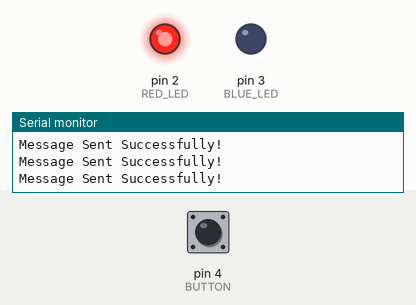
Simulated run of this program. Board: Arduino Nano, built with avr-gcc and run on an emulated ATmega328P. On the bench: output pins drawn as LEDs (lit = HIGH), the last lines printed to the serial monitor. Dashed ring = blinking. The inputs (shaded band) are chosen by the test bench; at power-on: pin 4 (BUTTON) LOW.

Above: at 1.7 s.
1.8 s: pin 4 (BUTTON) pulled HIGH for 0.15 s
At 2.4 s:
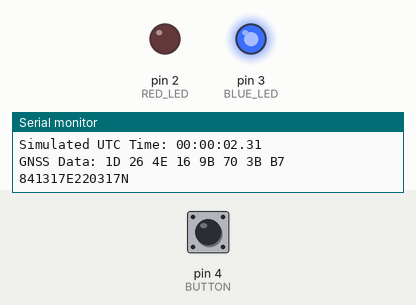
3.4 s: pin 4 (BUTTON) pulled HIGH for 1 s
At 4.0 s:
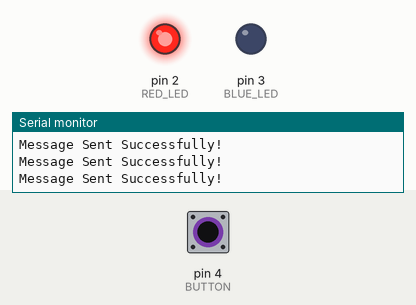
5.9 s: pin 4 (BUTTON) pulsed HIGH 5 times (0.12 s each, 0.3 s apart)
At 6.81 s:
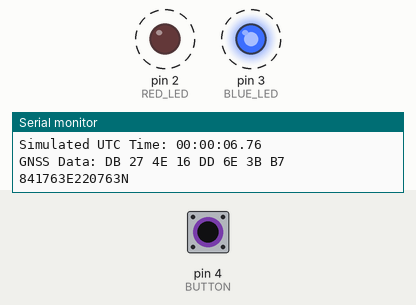
8.9 s: pin 4 (BUTTON) pulled HIGH for 3.2 s
At 10.3 s:
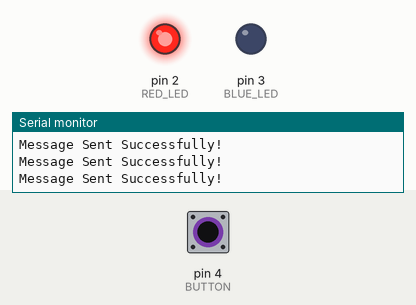
13.6 s: pin 4 (BUTTON) driven HIGH
At 14.6 s:
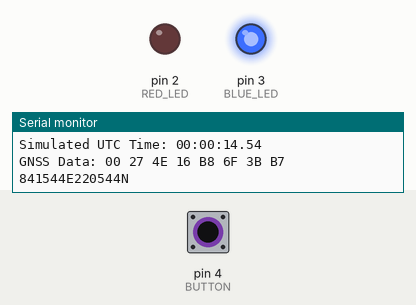
Timing chart, 0 to 16.4 s (numbered marks = the images above; inputs shaded):
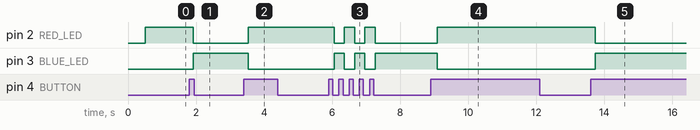

The program:

main.cpp
```cpp
#include <Arduino.h>
#include <mcp_can.h>
#include <SPI.h>


#define CAN0_CS 10
#define CAN0_INT 9


#define BLUE_LED 3
#define RED_LED 2
#define BUTTON 4

#define GNSSUTCtimeID 0xC9
#define orientationID 0xCA
#define GNSS_PositionID 0xCC


int buttonState;               // current stable button state
int lastButtonState = LOW;     // previous reading from the button
unsigned long lastDebounceTime = 0;  // last time the button input changed
const unsigned long debounceDelay = 100; // debounce time in milliseconds


unsigned long looptime, acumaltor;
long SekTimer, SekTimer2;
int iterations;

MCP_CAN CAN0(CAN0_CS);     // Set CS to pin 10
byte data[8];
byte dataMock[8] = {0x00,0x01,0x02,0x03,0x04,0x05,0x06,0x07};
byte gnssData[8];
byte UTCData[8];

enum State {
  TXSINGLE,
  TXMANY
};

State currentState = TXSINGLE;


static void generateMockUTC(byte data[8]){
  unsigned long m = millis();
  unsigned long totalSeconds = m / 1000;
  int hours = (totalSeconds / 3600) % 24;         // HH (0-23)
  int minutes = (totalSeconds / 60) % 60;           // MM (0-59)
  int seconds = totalSeconds % 60;                  // SS (0-59)
  int hundredths = (m % 1000) / 10;                 // hundredths (0-99)
  data[0] = hours / 10;
  data[1] = hours % 10;
  data[2] = minutes / 10;
  data[3] = minutes % 10;
  data[4] = seconds / 10;
  data[5] = seconds % 10;
  data[6] = hundredths / 10;
  data[7] = hundredths % 10;
}

static void generateMockGNSS(byte data[8]) {
  // Base coordinates: for example, Google HQ roughly: 37.4220° N, -122.0841° W
  // Multiply by 1e7 to convert to integer representation.
  int32_t baseLat = 374220000;    // 37.4220° * 1e7
  int32_t baseLon = -1220841000;   // -122.0841° * 1e7

  // Create a small variation based on millis() for dynamic simulation.
  // This introduces a subtle change over time.
  long variation = millis() % 1000;  // Variation between 0 and 999

  // Apply the variation (example: increase latitude and decrease longitude slightly)
  int32_t lat = baseLat + variation;
  int32_t lon = baseLon - variation;

  // Pack the 32-bit latitude into data[0..3] in little-endian order.
  data[0] = lat & 0xFF;
  data[1] = (lat >> 8) & 0xFF;
  data[2] = (lat >> 16) & 0xFF;
  data[3] = (lat >> 24) & 0xFF;

  // Pack the 32-bit longitude into data[4..7] in little-endian order.
  data[4] = lon & 0xFF;
  data[5] = (lon >> 8) & 0xFF;
  data[6] = (lon >> 16) & 0xFF;
  data[7] = (lon >> 24) & 0xFF;
}

void sendCANMessage(unsigned long id, byte ext, byte len, byte* data) {
  byte sndStat = CAN0.sendMsgBuf(id, ext, len, data);
  if (sndStat == CAN_OK) {
    Serial.println("Message Sent Successfully!");
  } else {
    Serial.println("Error Sending Message...");
  }
}
void printGNSS(){
  Serial.print("GNSS Data: ");
  for (int i = 0; i < 8; i++) {
    if (gnssData[i] < 16) Serial.print("0"); // Format single digit with a leading zero.
    Serial.print(gnssData[i], HEX);
    Serial.print(" ");
  }
  int32_t lat = ((int32_t)gnssData[0])
              | (((int32_t)gnssData[1]) << 8)
              | (((int32_t)gnssData[2]) << 16)
              | (((int32_t)gnssData[3]) << 24);
  int32_t lon = ((int32_t)gnssData[4])
              | (((int32_t)gnssData[5]) << 8)
              | (((int32_t)gnssData[6]) << 16)
              | (((int32_t)gnssData[7]) << 24);

  // For tabulated display, we'll extract the last 6 digits of the absolute values.
  // This is just one example of formatting. Adjust as needed.
  long tabLon = abs(lon) % 1000000;  // 6-digit field for longitude
  long tabLat = abs(lat) % 1000000;  // 6-digit field for latitude

  // Create a string in the format "xxxxxxExxxxxxxN".
  // Here we assume 'E' follows the longitude and 'N' follows the latitude.
  char tabulated[20];
  sprintf(tabulated, "%06ldE%06ldN", tabLon, tabLat);

  Serial.println(tabulated);
}

void printUTC(){
  Serial.print("Simulated UTC Time: ");
  Serial.print(UTCData[0]); Serial.print(UTCData[1]); Serial.print(":");
  Serial.print(UTCData[2]); Serial.print(UTCData[3]); Serial.print(":");
  Serial.print(UTCData[4]); Serial.print(UTCData[5]); Serial.print(".");
  Serial.print(UTCData[6]); Serial.println(UTCData[7]);
}

bool miliSEKtimer(long x){
  SekTimer = millis();
  if (SekTimer-SekTimer2 > x){
      SekTimer2 = SekTimer;
      return true;
  }
  else{
      return false;
  }
}


void setup()
{

  Serial.begin(115200);

  pinMode(BLUE_LED, OUTPUT);
  pinMode(RED_LED, OUTPUT);
  pinMode(BUTTON, INPUT);


  // Initialize MCP2515 running at 16MHz with a baudrate of 1000kb/s and the masks and filters disabled.
  if(CAN0.begin(MCP_ANY, CAN_1000KBPS, MCP_8MHZ) == CAN_OK) Serial.println("MCP2515 Initialized Successfully!");
  else Serial.println("Error Initializing MCP2515...");
  delay(500);
  CAN0.setMode(MCP_NORMAL);   // Change to normal mode to allow messages to be transmitted
}

void loop()
{
  looptime = micros();
  int reading = digitalRead(BUTTON);
  if (reading != lastButtonState) {
    lastDebounceTime = millis();
  }
  if ((millis() - lastDebounceTime) > debounceDelay) {
    if (reading != buttonState) {
      buttonState = reading;

      // On a rising edge (button press), toggle the state.
      if (buttonState == HIGH) {
        if (currentState == TXSINGLE) {
          currentState = TXMANY;
          Serial.println("State changed to: TXMANY");
        } else {
          currentState = TXSINGLE;
          Serial.println("State changed to: TXSINGLE");
        }
      }
    }
  }

  if (miliSEKtimer(100)){
    switch (currentState) {
      case TXSINGLE:
        digitalWrite(BLUE_LED, LOW);
        digitalWrite(RED_LED, HIGH);

        // send data:  ID = 666, Standard CAN Frame, Data length = 8 bytes, 'data' = 0 1 2 3 4 5 6 7

        sendCANMessage(0xC8, 0, 8, dataMock);
        break;

      case TXMANY:
        digitalWrite(BLUE_LED, HIGH);
        digitalWrite(RED_LED, LOW);
        generateMockGNSS(gnssData);
        generateMockUTC(UTCData);

        // send data:  ID = 0x100, Standard CAN Frame, Data length = 8 bytes, 'data' = array of data bytes to send
        sendCANMessage(GNSS_PositionID, 0, 8, gnssData);
        sendCANMessage(GNSSUTCtimeID, 0, 8, UTCData);

        printUTC();
        printGNSS();
        break;
    }
  }


  //timer function
  lastButtonState = reading;

}
```

Measured:
- after the input at 1.8 s, pin 2 (RED_LED): HIGH → LOW after 0.11 s; pin 3 (BLUE_LED): LOW → HIGH after 0.11 s
- after the input at 3.4 s, pin 2 (RED_LED): LOW → HIGH after 0.13 s; pin 3 (BLUE_LED): HIGH → LOW after 0.13 s
- after the input at 5.9 s, pin 2 (RED_LED): alternates HIGH for 0.30 s and LOW for 0.30 s, 5 changes in all, then stays LOW, starting after 0.16 s; pin 3 (BLUE_LED): alternates HIGH for 0.30 s and LOW for 0.30 s, 5 changes in all, then stays HIGH, starting after 0.16 s
- after the input at 8.9 s, pin 2 (RED_LED): LOW → HIGH after 0.19 s; pin 3 (BLUE_LED): HIGH → LOW after 0.19 s
- after the input at 13.6 s, pin 2 (RED_LED): HIGH → LOW after 0.14 s; pin 3 (BLUE_LED): LOW → HIGH after 0.14 s
